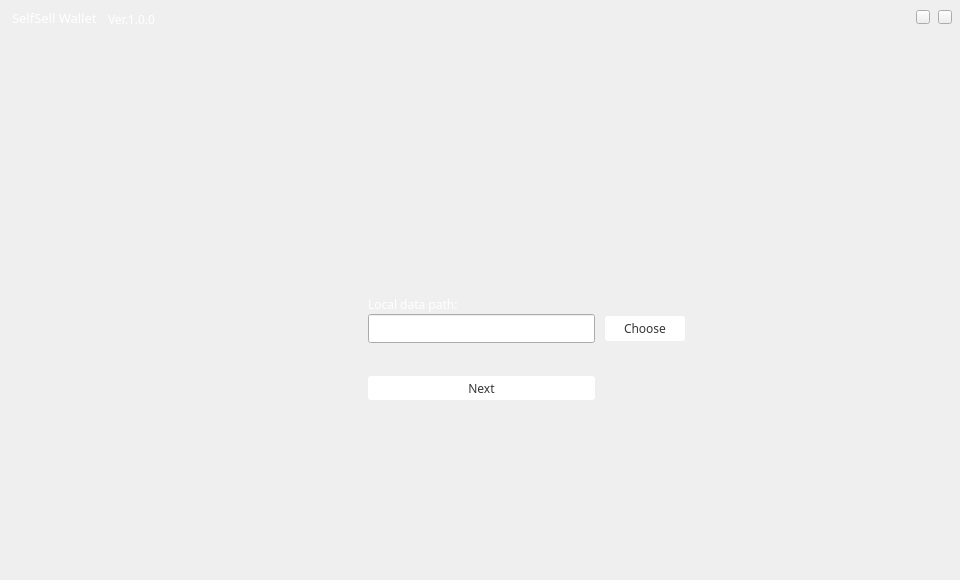
<?xml version="1.0" encoding="UTF-8"?>
<ui version="4.0">
 <class>SelectGopPathWidget</class>
 <widget class="QWidget" name="SelectGopPathWidget">
  <property name="geometry">
   <rect>
    <x>0</x>
    <y>0</y>
    <width>960</width>
    <height>580</height>
   </rect>
  </property>
  <property name="font">
   <font>
    <family>微软雅黑</family>
   </font>
  </property>
  <property name="windowTitle">
   <string>Form</string>
  </property>
  <widget class="QPushButton" name="selectPathBtn">
   <property name="geometry">
    <rect>
     <x>605</x>
     <y>316</y>
     <width>80</width>
     <height>25</height>
    </rect>
   </property>
   <property name="font">
    <font>
     <family>微软雅黑</family>
    </font>
   </property>
   <property name="cursor">
    <cursorShape>PointingHandCursor</cursorShape>
   </property>
   <property name="styleSheet">
    <string notr="true">QPushButton{border:none;
border-radius:3px;
background-color: rgb(255, 255, 255);
color: rgb(53, 53, 53);
}
QPushButton::hover{color: rgb(153, 153, 153);}</string>
   </property>
   <property name="text">
    <string>Choose</string>
   </property>
  </widget>
  <widget class="QLineEdit" name="pathLineEdit">
   <property name="geometry">
    <rect>
     <x>368</x>
     <y>314</y>
     <width>227</width>
     <height>29</height>
    </rect>
   </property>
   <property name="font">
    <font>
     <pointsize>10</pointsize>
    </font>
   </property>
   <property name="readOnly">
    <bool>true</bool>
   </property>
  </widget>
  <widget class="QLabel" name="label">
   <property name="geometry">
    <rect>
     <x>368</x>
     <y>294</y>
     <width>100</width>
     <height>20</height>
    </rect>
   </property>
   <property name="font">
    <font>
     <family>微软雅黑</family>
    </font>
   </property>
   <property name="styleSheet">
    <string notr="true">color: rgb(255, 255, 255);</string>
   </property>
   <property name="text">
    <string>Local data path:</string>
   </property>
  </widget>
  <widget class="QPushButton" name="okBtn">
   <property name="geometry">
    <rect>
     <x>368</x>
     <y>376</y>
     <width>227</width>
     <height>24</height>
    </rect>
   </property>
   <property name="font">
    <font>
     <family>微软雅黑</family>
    </font>
   </property>
   <property name="cursor">
    <cursorShape>PointingHandCursor</cursorShape>
   </property>
   <property name="styleSheet">
    <string notr="true">QPushButton{border:none;
border-radius:3px;
background-color: rgb(255, 255, 255);
color: rgb(53, 53, 53);
}
QPushButton::hover{color: rgb(153, 153, 153);}</string>
   </property>
   <property name="text">
    <string>Next</string>
   </property>
  </widget>
  <widget class="QToolButton" name="closeBtn">
   <property name="geometry">
    <rect>
     <x>938</x>
     <y>10</y>
     <width>14</width>
     <height>14</height>
    </rect>
   </property>
   <property name="cursor">
    <cursorShape>PointingHandCursor</cursorShape>
   </property>
   <property name="focusPolicy">
    <enum>Qt::NoFocus</enum>
   </property>
   <property name="text">
    <string/>
   </property>
  </widget>
  <widget class="QToolButton" name="minBtn">
   <property name="geometry">
    <rect>
     <x>916</x>
     <y>10</y>
     <width>14</width>
     <height>14</height>
    </rect>
   </property>
   <property name="cursor">
    <cursorShape>PointingHandCursor</cursorShape>
   </property>
   <property name="focusPolicy">
    <enum>Qt::NoFocus</enum>
   </property>
   <property name="text">
    <string/>
   </property>
  </widget>
  <widget class="QLabel" name="textLabel">
   <property name="geometry">
    <rect>
     <x>381</x>
     <y>205</y>
     <width>197</width>
     <height>29</height>
    </rect>
   </property>
   <property name="text">
    <string/>
   </property>
  </widget>
  <widget class="QLabel" name="versionLabel_2">
   <property name="geometry">
    <rect>
     <x>12</x>
     <y>10</y>
     <width>91</width>
     <height>16</height>
    </rect>
   </property>
   <property name="font">
    <font>
     <family>微软雅黑</family>
     <pointsize>10</pointsize>
    </font>
   </property>
   <property name="styleSheet">
    <string notr="true">color: rgb(255, 255, 255);</string>
   </property>
   <property name="text">
    <string>SelfSell Wallet</string>
   </property>
  </widget>
  <widget class="QLabel" name="versionLabel">
   <property name="geometry">
    <rect>
     <x>108</x>
     <y>12</y>
     <width>81</width>
     <height>14</height>
    </rect>
   </property>
   <property name="font">
    <font>
     <family>微软雅黑</family>
     <pointsize>9</pointsize>
    </font>
   </property>
   <property name="styleSheet">
    <string notr="true">color: rgb(255, 255, 255);</string>
   </property>
   <property name="text">
    <string>Ver.1.0.0</string>
   </property>
  </widget>
  <widget class="QLabel" name="logoLabel">
   <property name="geometry">
    <rect>
     <x>380</x>
     <y>120</y>
     <width>231</width>
     <height>112</height>
    </rect>
   </property>
   <property name="font">
    <font>
     <family>Agency FB</family>
     <pointsize>26</pointsize>
     <weight>75</weight>
     <bold>true</bold>
    </font>
   </property>
   <property name="text">
    <string/>
   </property>
  </widget>
 </widget>
 <resources/>
 <connections/>
</ui>
